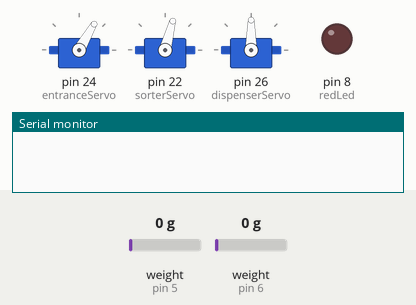
The sketch below on a simulated Arduino Mega 2560, built with avr-gcc and run on an emulated ATmega2560. On the bench: 3 × servo, output pins drawn as LEDs (lit = HIGH), the last lines printed to the serial monitor. Wiring (inferred from the names in the program): HX711 load-cell converter: data pin 6; SCK pin 9. The test bench sets the inputs (shaded band); at power-on: weight on the scale (sensors on pin 5, pin 6) 0 g. Pins used as bus, display or sensor lines are not drawn.

Above: at 5.2 s.
5.3 s: weight on the scale (sensor on pin 5) set to 3001 g
6.8 s: weight on the scale (sensor on pin 5) set to 3133 g
At 7.9 s:
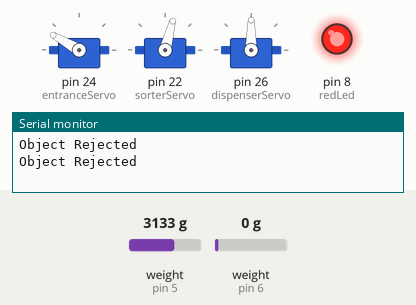
At 9.4 s:
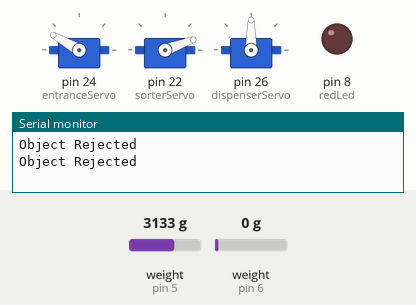
Timing chart, 0 to 23.1 s (numbered marks = the images above; inputs shaded):
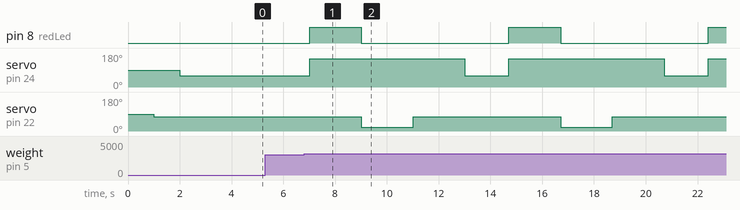

The sketch:

rvm_prototype2.ino
```cpp
#include <Servo.h>
#include "HX711.h"

#define calibration_factor -7050.0  //This value is obtained using the SparkFun_HX711_Calibration sketch

#define LOADCELL_DOUT_PIN 5
#define LOADCELL_SCK_PIN 4

#define redLed 8
#define greenLed 9

int bottleNumber = 0;    // variable to store the servo position

int buttonPin = 6;
int buttonState = 0;
int previousButtonState = 1;

Servo entranceServo;
Servo sorterServo;
Servo dispenserServo;

HX711 scale;

void setup() {
  // put your setup code here, to run once:
//  Serial.begin(9600);
  servoSetup();
  pinMode(buttonPin, INPUT_PULLUP);

  pinMode(redLed, OUTPUT);
  pinMode(greenLed, OUTPUT);

  Serial.println("HX711 scale demo");
  scale.begin(LOADCELL_DOUT_PIN, LOADCELL_SCK_PIN);
  scale.set_scale(calibration_factor);  //This value is obtained by using the SparkFun_HX711_Calibration sketch
  scale.tare();                         //Assuming there is no weight on the scale at start up, reset the scale to 0
}

void loop() {
  // put your main code here, to run repeatedly:
  static char serial;

  buttonState = digitalRead(buttonPin);

  Serial.print("Reading: ");

  float weight = scale.get_units();
  weight = DecimalRound(weight, 1);
//  Serial.print(weight);  //scale.get_units() returns a float
//  Serial.print(" g");    //You can change this to kg but you'll need to refactor the calibration_factor
//  Serial.println();
  digitalWrite(greenLed, LOW);
  delay(100);
  digitalWrite(greenLed, HIGH);

  if (weight > 0) {
    if (weight < 3.00) {
      delay(1000);
      Serial.begin(9600);
      if (Serial.available()) {
        serial = Serial.read();

        if (serial == '1') {
          bottleNumber = bottleNumber + 1;
          objectAccepted();
        } else if (serial == '2') {
          objectRejected();
        }
      }
    }
    else if ( weight > 3.00)  {
      Serial.begin(9600);
      Serial.println("Object Rejected");
      objectRejected();
    }
  }

  if (buttonState == 1 && previousButtonState == 0) {
    Serial.println("button clicked");
    dispenseCoins();
    bottleNumber = 0;
  }

  previousButtonState = buttonState;
//
//  Serial.print("current state: ");
//  Serial.println(buttonState);
//  Serial.print("previous state: ");
//  Serial.println(previousButtonState);

}

void dispenseCoins () {
  for (int i = 0; i < bottleNumber; i++) {
    dispenserServo.write(0);
    delay(500);
    dispenserServo.write(80);
    delay(500);
  }
}

float DecimalRound(float input, int decimals)
{
  float scale = pow(10, decimals);
  return round(input * scale) / scale;
}

void objectAccepted() {
  Serial.println("Object Accepted");
  digitalWrite(greenLed, LOW);
  entranceServo.write(150);  // sets the servo position according to the scaled value
  delay(2000);
  sorterServo.write(150);
  delay(2000);
  sorterServo.write(75);
  delay(2000);
  entranceServo.write(60);  // sets the servo position according to the scaled value
  delay(1500);
  digitalWrite(greenLed, HIGH);
  Serial.end();
}

void objectRejected() {
  Serial.println("Object Rejected");
  digitalWrite(redLed, HIGH);
  entranceServo.write(150);  // sets the servo position according to the scaled value
  delay(2000);
  digitalWrite(redLed, LOW);
  sorterServo.write(20);
  delay(2000);
  sorterServo.write(75);
  delay(2000);
  entranceServo.write(60);  // sets the servo position according to the scaled value
  delay(1500);
  Serial.end();
}

void servoSetup() {
  entranceServo.attach(24);
  sorterServo.attach(22);
  dispenserServo.attach(26);
  delay(1000);
  sorterServo.write(75);
  delay(1000);
  entranceServo.write(60);
  delay(1000);
}
```

Measured:
- the behaviour switches between 3049 and 3050 g on weight on the scale (sensor on pin 5) (found by bisection; images 0 and 1)
- after the input at 5.3 s, every drawn part: stays the same
- after the input at 6.8 s, pin 8 (redLed): alternates HIGH for 2.0 s and LOW for 5.7 s, starting after 0.21 s; servo on pin 24 (entranceServo): alternates 150° for 6.0 s and 60° for 1.7 s, starting after 0.21 s; servo on pin 22 (sorterServo): alternates 75° for 5.7 s and 20° for 2.0 s, starting after 2.2 s
